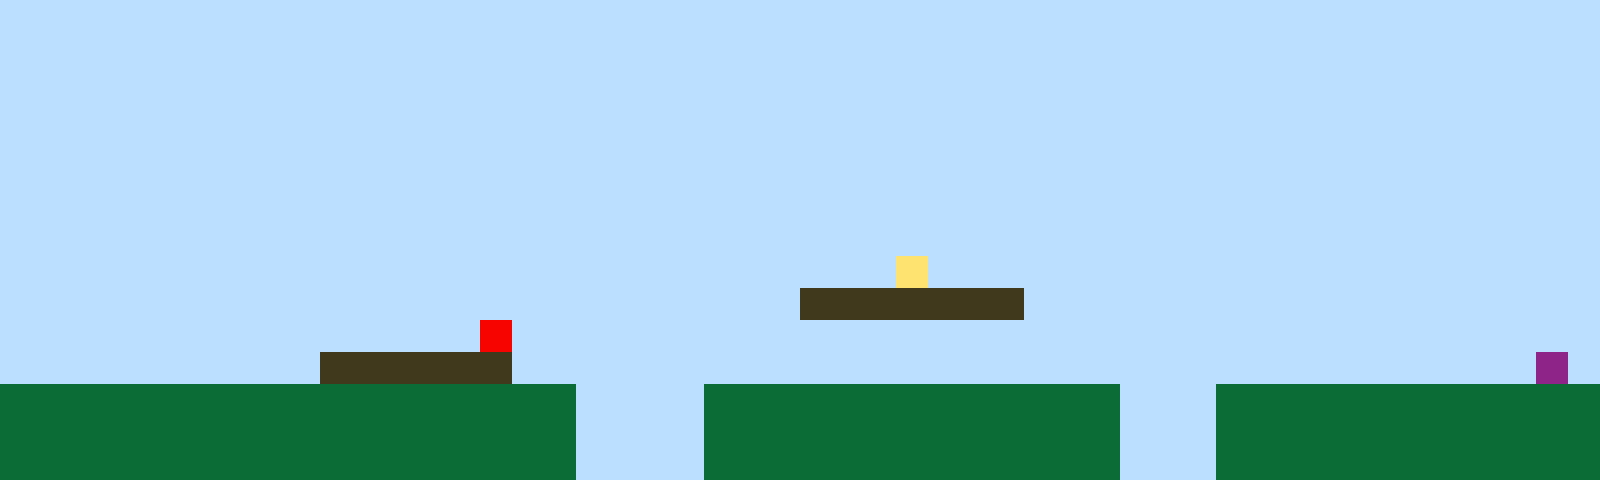

The image is a tile-based game level rendered from a .tmx file. Its description and complete source (layers, tilesets, objects, tile grids) follow:
An orthogonal 50x15 tile map with 32x32 px tiles, 1 tile layer (Tile Layer 1).

<map version="1.10" tiledversion="1.11.2" orientation="orthogonal" renderorder="right-up" width="50" height="15" tilewidth="32" tileheight="32" infinite="0" nextlayerid="2" nextobjectid="1"><editorsettings><export target="map1.csv" format="csv" /></editorsettings><tileset firstgid="1" name="sprites" tilewidth="32" tileheight="32" tilecount="6" columns="3"><image source="sprites.png" width="96" height="64" /></tileset><layer id="1" name="Tile Layer 1" width="50" height="15"><data encoding="csv">1,1,1,1,1,1,1,1,1,1,1,1,1,1,1,1,1,1,1,1,1,1,1,1,1,1,1,1,1,1,1,1,1,1,1,1,1,1,1,1,1,1,1,1,1,1,1,1,1,1,1,1,1,1,1,1,1,1,1,1,1,1,1,1,1,1,1,1,1,1,1,1,1,1,1,1,1,1,1,1,1,1,1,1,1,1,1,1,1,1,1,1,1,1,1,1,1,1,1,1,1,1,1,1,1,1,1,1,1,1,1,1,1,1,1,1,1,1,1,1,1,1,1,1,1,1,1,1,1,1,1,1,1,1,1,1,1,1,1,1,1,1,1,1,1,1,1,1,1,1,1,1,1,1,1,1,1,1,1,1,1,1,1,1,1,1,1,1,1,1,1,1,1,1,1,1,1,1,1,1,1,1,1,1,1,1,1,1,1,1,1,1,1,1,1,1,1,1,1,1,1,1,1,1,1,1,1,1,1,1,1,1,1,1,1,1,1,1,1,1,1,1,1,1,1,1,1,1,1,1,1,1,1,1,1,1,1,1,1,1,1,1,1,1,1,1,1,1,1,1,1,1,1,1,1,1,1,1,1,1,1,1,1,1,1,1,1,1,1,1,1,1,1,1,1,1,1,1,1,1,1,1,1,1,1,1,1,1,1,1,1,1,1,1,1,1,1,1,1,1,1,1,1,1,1,1,1,1,1,1,1,1,1,1,1,1,1,1,1,1,1,1,1,1,1,1,1,1,1,1,1,1,1,1,1,1,1,1,1,1,1,1,1,1,1,1,1,1,1,1,1,1,1,1,1,1,1,1,1,1,1,1,1,1,1,1,1,1,1,1,1,1,1,1,1,1,1,1,1,1,1,1,1,1,1,1,1,1,1,1,1,1,1,1,1,1,1,1,1,1,1,1,1,1,1,1,1,1,1,1,1,1,1,1,1,1,1,1,1,1,1,1,1,1,1,1,1,1,4,1,1,1,1,1,1,1,1,1,1,1,1,1,1,1,1,1,1,1,1,1,1,1,1,1,1,1,1,1,1,1,1,1,1,1,1,1,1,1,1,1,1,1,1,1,1,3,3,3,3,3,3,3,1,1,1,1,1,1,1,1,1,1,1,1,1,1,1,1,1,1,1,1,1,1,1,1,1,1,1,1,1,1,1,1,1,5,1,1,1,1,1,1,1,1,1,1,1,1,1,1,1,1,1,1,1,1,1,1,1,1,1,1,1,1,1,1,1,1,1,1,1,1,1,1,1,1,1,1,1,1,3,3,3,3,3,3,1,1,1,1,1,1,1,1,1,1,1,1,1,1,1,1,1,1,1,1,1,1,1,1,1,1,1,1,1,1,1,1,6,1,2,2,2,2,2,2,2,2,2,2,2,2,2,2,2,2,2,2,1,1,1,1,2,2,2,2,2,2,2,2,2,2,2,2,2,1,1,1,2,2,2,2,2,2,2,2,2,2,2,2,2,2,2,2,2,2,2,2,2,2,2,2,2,2,2,2,2,2,1,1,1,1,2,2,2,2,2,2,2,2,2,2,2,2,2,1,1,1,2,2,2,2,2,2,2,2,2,2,2,2,2,2,2,2,2,2,2,2,2,2,2,2,2,2,2,2,2,2,1,1,1,1,2,2,2,2,2,2,2,2,2,2,2,2,2,1,1,1,2,2,2,2,2,2,2,2,2,2,2,2</data></layer></map>
